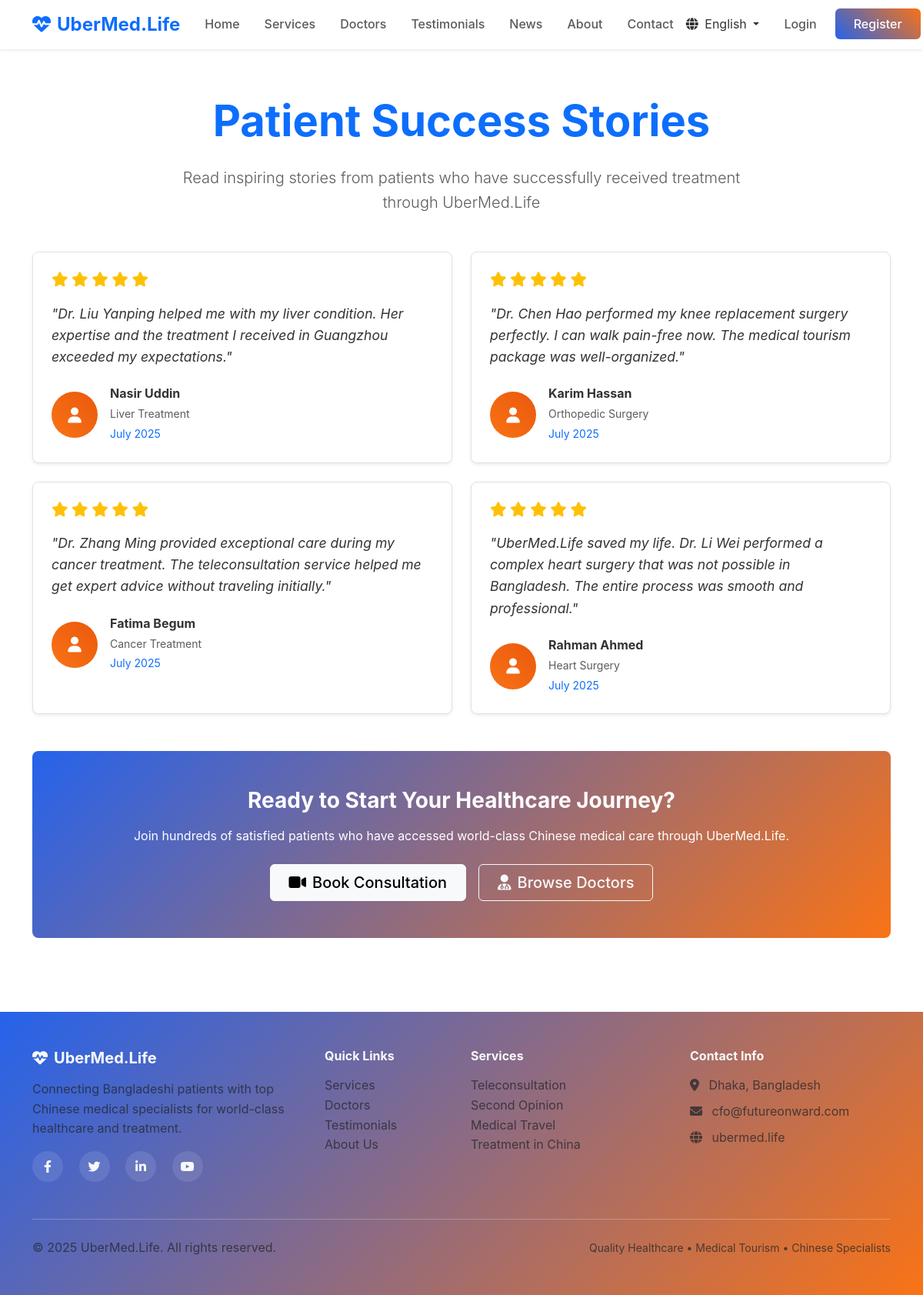
Page /testimonials/ on the committed database.
### main/models.py (models this page shows, shortened)
class Testimonial(models.Model):
    patient_name = models.CharField(max_length=255, verbose_name=_('Patient Name'))
    patient_name_bangla = models.CharField(max_length=255, verbose_name=_('Patient Name (Bangla)'), blank=True)
    treatment = models.CharField(max_length=255, verbose_name=_('Treatment'))
    testimonial = models.TextField(verbose_name=_('Testimonial'))
    testimonial_bangla = models.TextField(verbose_name=_('Testimonial (Bangla)'), blank=True)
    rating = models.IntegerField(choices=[(i, i) for i in range(1, 6)], verbose_name=_('Rating'))
    photo = models.ImageField(upload_to='testimonials/', verbose_name=_('Photo'), blank=True, null=True)
    is_featured = models.BooleanField(default=False, verbose_name=_('Featured'))
    is_published = models.BooleanField(default=True, verbose_name=_('Published'))
    created_at = models.DateTimeField(auto_now_add=True)
    class Meta:
        verbose_name = _('Testimonial')
        verbose_name_plural = _('Testimonials')
        ordering = ['-created_at']

### main/views.py (the view)
# urls.py: path('testimonials/', views.testimonials, name='testimonials'),
def testimonials(request):
    testimonials_list = Testimonial.objects.filter(is_published=True).order_by('-created_at')
    paginator = Paginator(testimonials_list, 12)
    page_number = request.GET.get('page')
    testimonials = paginator.get_page(page_number)
    context = {
        'testimonials': testimonials,
    }
    return render(request, 'main/testimonials.html', context)

### templates/main/testimonials.html (shortened to what this page needs)
{% extends 'base.html' %}
{% load static %}
{% load i18n %}
{% block content %}
<div class="container py-5">
    <section class="text-center mb-5">
        <h1 class="display-4 fw-bold text-primary mb-4">
            {% trans "Patient Success Stories" %}
        </h1>
        <p class="lead text-muted mx-auto" style="max-width: 800px;">
            {% trans "Read inspiring stories from patients who have successfully received treatment through UberMed.Life" %}
        </p>
    </section>
    <div class="row g-4">
        {% for testimonial in testimonials %}
        <div class="col-lg-6 col-md-6">
            <div class="testimonial-card bg-white p-4 rounded-lg shadow-sm border h-100">
                <div class="rating mb-3">
                    {% for i in "12345" %}
                        {% if forloop.counter <= testimonial.rating %}
                            <i class="fas fa-star text-warning"></i>
                        {% else %}
                            <i class="far fa-star text-muted"></i>
                        {% endif %}
                    {% endfor %}
                </div>
                <blockquote class="mb-4">
                    {% get_current_language as LANGUAGE_CODE %}
                    {% if LANGUAGE_CODE == 'bn' and testimonial.testimonial_bangla %}
                        "{{ testimonial.testimonial_bangla }}"
                    {% else %}
                        "{{ testimonial.testimonial }}"
                    {% endif %}
                </blockquote>
                <div class="testimonial-author d-flex align-items-center">
                    {% if testimonial.photo %}
                        <img src="{{ testimonial.photo.url }}" alt="{{ testimonial.patient_name }}" class="rounded-circle me-3" style="width: 60px; height: 60px; object-fit: cover;">
                    {% else %}
                        <div class="bg-orange text-white rounded-circle d-flex align-items-center justify-content-center me-3" style="width: 60px; height: 60px;">
                            <i class="fas fa-user fa-lg"></i>
                        </div>
                    {% endif %}
                    <div>
                        <h6 class="mb-1 fw-bold">
                            {% if LANGUAGE_CODE == 'bn' and testimonial.patient_name_bangla %}
                                {{ testimonial.patient_name_bangla }}
                            {% else %}
                                {{ testimonial.patient_name }}
                            {% endif %}
                        </h6>
                        <small class="text-muted">{{ testimonial.treatment }}</small>
                        <br>
                        <small class="text-primary">{{ testimonial.created_at|date:"F Y" }}</small>
                    </div>
                </div>
            </div>
        </div>
        {% endfor %}
    </div>
    <section class="text-center mt-5 py-5 bg-gradient-primary text-white rounded-lg">
        <h3 class="fw-bold mb-3">{% trans "Ready to Start Your Healthcare Journey?" %}</h3>
        <p class="mb-4">
            {% trans "Join hundreds of satisfied patients who have accessed world-class Chinese medical care through UberMed.Life." %}
        </p>
        <div class="d-flex flex-wrap gap-3 justify-content-center">
            <a href="{% url 'main:consultation_request' %}" class="btn btn-light btn-lg">
                <i class="fas fa-video me-2"></i>{% trans "Book Consultation" %}
            </a>
            <a href="{% url 'main:doctors' %}" class="btn btn-outline-light btn-lg">
                <i class="fas fa-user-md me-2"></i>{% trans "Browse Doctors" %}
            </a>
        </div>
    </section>
</div>
{% endblock %}

### static/css/style.css (style rules this page uses)
:root { --primary-color: #2563eb; --secondary-color: #f97316; --success-color: #28a745; --info-color: #17a2b8; --warning-color: #f97316; --danger-color: #dc3545; --light-color: #f8f9fa; --dark-color: #343a40; --font-family: 'Inter', -apple-system, BlinkMacSystemFont, 'Segoe UI', Roboto, sans-serif; }
body { font-family: var(--font-family); line-height: 1.6; color: #333; }
.bg-gradient-primary { background: linear-gradient(135deg, var(--primary-color) 0%, var(--secondary-color) 100%); }
.btn { border-radius: 6px; font-weight: 500; padding: 0.5rem 1.5rem; transition: all 0.3s ease; }
.service-card, .doctor-card, .testimonial-card { border: 1px solid #e9ecef; transition: all 0.3s ease; }
.testimonial-card { background: white; border: 1px solid #e9ecef; border-left: 4px solid var(--primary-color); }
.rating .fa-star { color: #ffc107; }
.rounded-lg { border-radius: 0.5rem !important; }
.bg-orange { background: linear-gradient(45deg, var(--secondary-color), #ea580c) !important; }
.bg-gradient-primary { background: linear-gradient(135deg, var(--primary-color) 0%, var(--secondary-color) 100%) !important; }
.testimonial-card { border-left: 4px solid var(--primary-color); }

### templates/main/testimonials.html (style rules this page uses)
.testimonial-card { transition: all 0.3s ease; border-left: 4px solid var(--primary-color); }
blockquote { font-style: italic; font-size: 1.1rem; line-height: 1.6; }
.rating i { font-size: 1.2rem; }

### rows in the picture
Testimonial: rating 5 (drawn), testimonial "Dr. Liu Yanping helped me with my liver condition. Her expertise and the treatment I received in Guangzhou exceeded my expectations.", patient_name "Nasir Uddin", treatment "Liver Treatment", created_at "July 2025"
Testimonial: rating 5 (drawn), testimonial "Dr. Chen Hao performed my knee replacement surgery perfectly. I can walk pain-free now. The medical tourism package was well-organized.", patient_name "Karim Hassan", treatment "Orthopedic Surgery", created_at "July 2025"
Testimonial: rating 5 (drawn), testimonial "Dr. Zhang Ming provided exceptional care during my cancer treatment. The teleconsultation service helped me get expert advice without traveling initially.", patient_name "Fatima Begum", treatment "Cancer Treatment", created_at "July 2025"
Testimonial: rating 5 (drawn), testimonial "UberMed.Life saved my life. Dr. Li Wei performed a complex heart surgery that was not possible in Bangladesh. The entire process was smooth and professional.", patient_name "Rahman Ahmed", treatment "Heart Surgery", created_at "July 2025"
